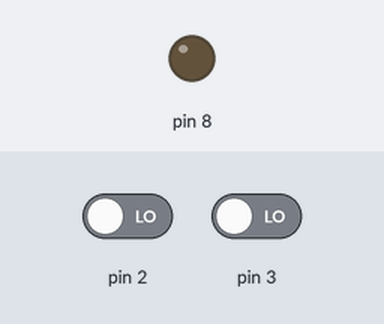
Bench run of a sketch on a simulated Arduino Uno, built with avr-gcc and run on an emulated ATmega328P. On the bench: output pins drawn as LEDs (lit = HIGH). The test bench sets the inputs (shaded band); at power-on: pin 3 LOW, pin 2 LOW.

Above: at 1.2 s.
1.3 s: pin 3 driven HIGH
At 1.7 s:
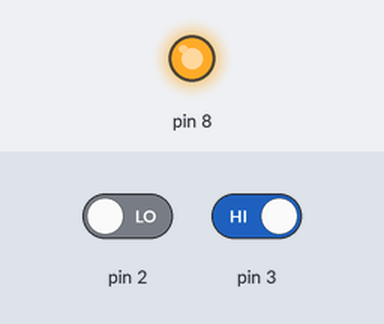
2.8 s: pin 2 driven HIGH
At 4.1 s:
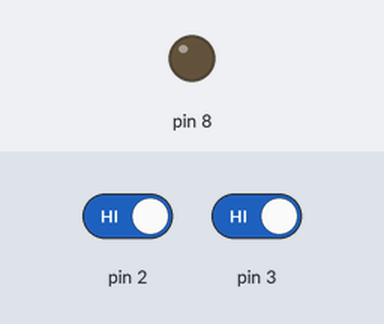
Timing chart, 0 to 5.8 s (numbered marks = the images above; inputs shaded):
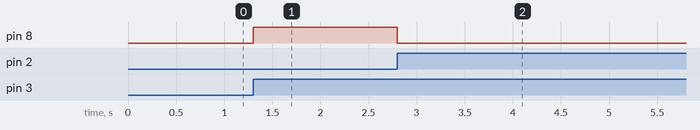

The sketch:

Ejercicio_11.ino
```cpp
// Ejercicio: Control simple
// Se pretende mantener la temperatura de un horno en una temperatura de referencia.

ISR(INT0_vect) {
	PORTB = 0x00;	// Apaga
}

ISR(INT1_vect) {
	PORTB = 0x01;	// Enciende
}

void setup() {
	DDRD = 0x00;	// Entrada
	DDRB = 0x01;	// Salida

	EICRA = 0x0F;	// Se activan con flanco de subida
	EIMSK = 0x03;	// Habilita int0/int1

	PORTB = 0x00;
	if(PIND & 0x08)
		PORTB = 0x01;
}

void loop() {
}
```

Measured:
- after the input at 1.3 s, pin 8: LOW → HIGH at once
- after the input at 2.8 s, pin 8: HIGH → LOW at once
